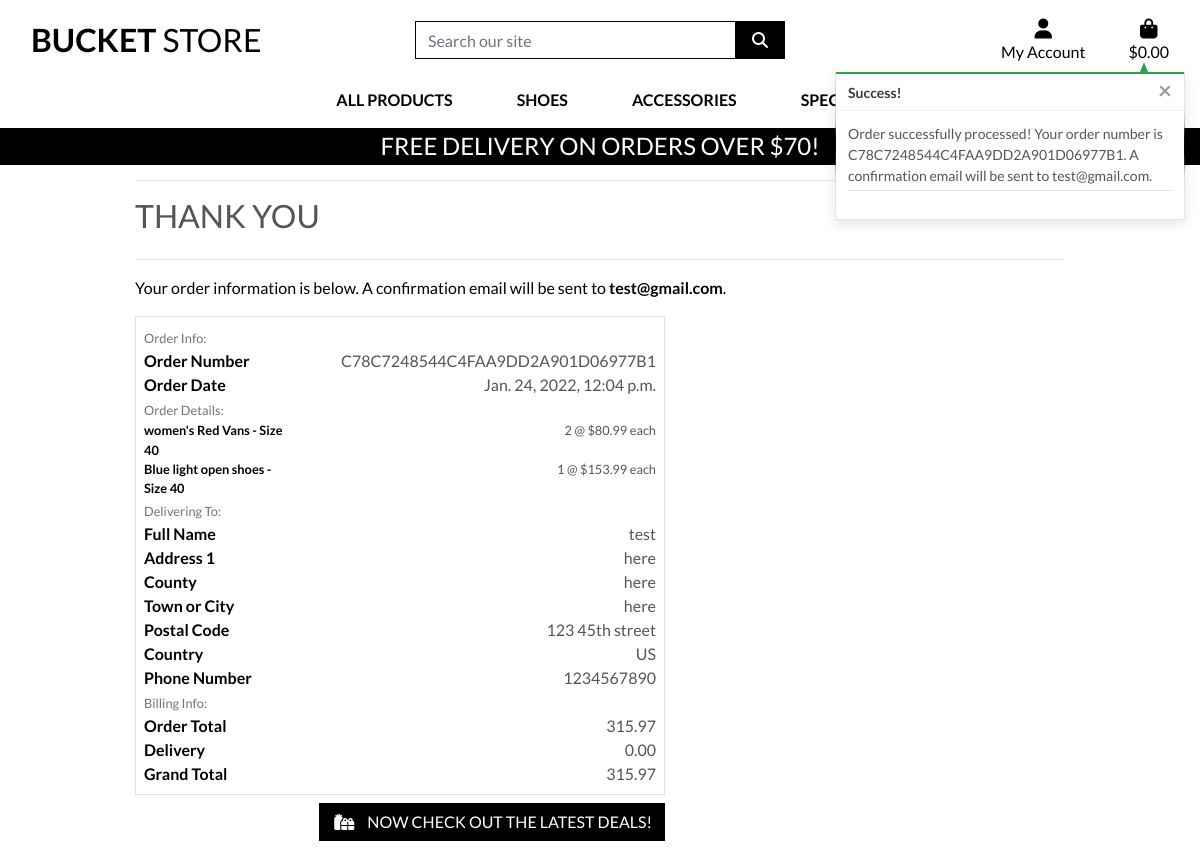
Page /checkout/checkout_success/C78C7248544C4FAA9DD2A901D06977B1 on the committed database.
### checkout/models.py (models this page shows, shortened)
class Order(models.Model):
    order_number = models.CharField(max_length=32, null=False, editable=False)
    user_profile = models.ForeignKey(UserProfile, on_delete=models.SET_NULL,
                                     null=True, blank=True, related_name='orders')
    full_name = models.CharField(max_length=50, null=False, blank=False)
    email = models.EmailField(max_length=254, null=False, blank=False)
    phone_number = models.CharField(max_length=20, null=False, blank=False)
    country = CountryField(blank_label='Country *', null=False, blank=False)
    postcode = models.CharField(max_length=20, null=True, blank=True)
    town_or_city = models.CharField(max_length=40, null=False, blank=False)
    street_address1 = models.CharField(max_length=80, null=False, blank=False)
    street_address2 = models.CharField(max_length=80, null=True, blank=True)
    county = models.CharField(max_length=80, null=True, blank=True)
    date = models.DateTimeField(auto_now_add=True)
    delivery_cost = models.DecimalField(max_digits=6, decimal_places=2, null=False, default=0)
    order_total = models.DecimalField(max_digits=10, decimal_places=2, null=False, default=0)
    grand_total = models.DecimalField(max_digits=10, decimal_places=2, null=False, default=0)
    original_bag = models.TextField(null=False, blank=False, default='')
    stripe_pid = models.CharField(max_length=254, null=False, blank=False, default='')

class OrderLineItem(models.Model):
    order = models.ForeignKey(Order, null=False, blank=False, on_delete=models.CASCADE, related_name='lineitems')
    product = models.ForeignKey(Product, null=False, blank=False, on_delete=models.CASCADE)
    product_size = models.CharField(max_length=2, null=True, blank=True) # XS, S, M, L, XL
    quantity = models.IntegerField(null=False, blank=False, default=0)
    lineitem_total = models.DecimalField(max_digits=6, decimal_places=2, null=False, blank=False, editable=False)

### products/models.py (models this page shows, shortened)
class Product(models.Model):
    category = models.ForeignKey('Category', null=True, blank=True, on_delete=models.SET_NULL)
    sku = models.CharField(max_length=254, null=True, blank=True)
    name = models.CharField(max_length=254)
    description = models.TextField()
    has_sizes = models.BooleanField(default=False, null=True, blank=True)
    price = models.DecimalField(max_digits=6, decimal_places=2)
    rating = models.DecimalField(max_digits=6, decimal_places=2, null=True, blank=True)
    image_url = models.URLField(max_length=1024, null=True, blank=True)
    image = models.ImageField(null=True, blank=True)

### checkout/views.py (the view)
# urls.py: path('checkout_success/<order_number>', views.checkout_success, name='checkout_success'),
def checkout_success(request, order_number):
    save_info = request.session.get('save_info')
    order = get_object_or_404(Order, order_number=order_number)
    messages.success(request, f'Order successfully processed! \
        Your order number is {order_number}. A confirmation \
        email will be sent to {order.email}.')
    if 'bag' in request.session:
        del request.session['bag']
    template = 'checkout/checkout_success.html'
    context = {
        'order': order,
    }
    return render(request, template, context)

### checkout/templates/checkout/checkout_success.html (shortened to what this page needs)
{% extends "base.html" %}
{% load static %}
{% block extra_css %}
    <link rel="stylesheet" href="{% static 'checkout/css/checkout.css' %}">
{% endblock %}
{% block page_header %}
    <div class="container header-container">
    </div>
{% endblock %}
{% block content %}
    <div class="overlay"></div>
    <div class="container">
        <div class="row">
            <div class="col">
                <hr>
                <h2 class="logo-font mb-4">Thank You</h2>
                <hr>
                <p class="text-black">Your order information is below. A confirmation email will be sent to <strong>{{ order.email }}</strong>.</p>
            </div>
        </div>
        <div class="row">
            <div class="col-12 col-lg-7">
                <div class="order-confirmation-wrapper p-2 border">
                    <div class="row">
                        <div class="col">
                            <small class="text-muted">Order Info:</small>
                        </div>
                    </div>
                    <div class="row">
                        <div class="col-12 col-md-4">
                            <p class="mb-0 text-black font-weight-bold">Order Number</p>
                        </div>
                        <div class="col-12 col-md-8 text-md-right">
                            <p class="mb-0">{{ order.order_number }}</p>
                        </div>
                    </div>
                    <div class="row">
                        <div class="col-12 col-md-4">
                            <p class="mb-0 text-black font-weight-bold">Order Date</p>
                        </div>
                        <div class="col-12 col-md-8 text-md-right">
                            <p class="mb-0">{{ order.date }}</p>
                        </div>
                    </div>
                    <div class="row">
                        <div class="col">
                            <small class="text-muted">Order Details:</small>
                        </div>
                    </div>
                    {% for item in order.lineitems.all %}
                    <div class="row">
                        <div class="col-12 col-md-4">
                            <p class="small mb-0 text-black font-weight-bold">
                                {{ item.product.name }}{% if item.product_size %} - Size {{ item.product_size|upper }}{% endif %}
                            </p>
                        </div>
                        <div class="col-12 col-md-8 text-md-right">
                            <p class="small mb-0">{{ item.quantity }} @ ${{ item.product.price }} each</p>
                        </div>
                    </div>
                    {% endfor %}
                    <div class="row">
                        <div class="col">
                            <small class="text-muted">Delivering To:</small>
                        </div>
                    </div>
                    <div class="row">
                        <div class="col-12 col-md-4">
                            <p class="mb-0 text-black font-weight-bold">Full Name</p>
                        </div>
                        <div class="col-12 col-md-8 text-md-right">
                            <p class="mb-0">{{ order.full_name }}</p>
                        </div>
                    </div>
                    <div class="row">
                        <div class="col-12 col-md-4">
                            <p class="mb-0 text-black font-weight-bold">Address 1</p>
                        </div>
                        <div class="col-12 col-md-8 text-md-right">
                            <p class="mb-0">{{ order.street_address1 }}</p>
                        </div>
                    </div>
                    {% if order.county %}
                    <div class="row">
                        <div class="col-12 col-md-4">
                            <p class="mb-0 text-black font-weight-bold">County</p>
                        </div>
                        <div class="col-12 col-md-8 text-md-right">
                            <p class="mb-0">{{ order.county }}</p>
                        </div>
                    </div>
                    {% endif %}
                    <div class="row">
                        <div class="col-12 col-md-4">
                            <p class="mb-0 text-black font-weight-bold">Town or City</p>
                        </div>
                        <div class="col-12 col-md-8 text-md-right">
                            <p class="mb-0">{{ order.town_or_city }}</p>
                        </div>
                    </div>
                    {% if order.postcode %}
                    <div class="row">
                        <div class="col-12 col-md-4">
                            <p class="mb-0 text-black font-weight-bold">Postal Code</p>
                        </div>
                        <div class="col-12 col-md-8 text-md-right">
                            <p class="mb-0">{{ order.postcode }}</p>
                        </div>
                    </div>
                    {% endif %}
                    <div class="row">
                        <div class="col-12 col-md-4">
                            <p class="mb-0 text-black font-weight-bold">Country</p>
                        </div>
                        <div class="col-12 col-md-8 text-md-right">
                            <p class="mb-0">{{ order.country }}</p>
                        </div>
                    </div>
                    <div class="row">
                        <div class="col-12 col-md-4">
                            <p class="mb-0 text-black font-weight-bold">Phone Number</p>
                        </div>
                        <div class="col-12 col-md-8 text-md-right">
                            <p class="mb-0">{{ order.phone_number }}</p>
                        </div>
                    </div>
                    <div class="row">
                        <div class="col">
                            <small class="text-muted">Billing Info:</small>
                        </div>
                    </div>
                    <div class="row">
                        <div class="col-12 col-md-4">
                            <p class="mb-0 text-black font-weight-bold">Order Total</p>
                        </div>
                        <div class="col-12 col-md-8 text-md-right">
                            <p class="mb-0">{{ order.order_total }}</p>
                        </div>
                    </div>
                    <div class="row">
                        <div class="col-12 col-md-4">
                            <p class="mb-0 text-black font-weight-bold">Delivery</p>
                        </div>
                        <div class="col-12 col-md-8 text-md-right">
                            <p class="mb-0">{{ order.delivery_cost }}</p>
                        </div>
                    </div>
                    <div class="row">
                        <div class="col-12 col-md-4">
                            <p class="mb-0 text-black font-weight-bold">Grand Total</p>
                        </div>
                        <div class="col-12 col-md-8 text-md-right">
                            <p class="mb-0">{{ order.grand_total }}</p>
                        </div>
                    </div>
                </div>
            </div>
        </div>
        <div class="row">
			<div class="col-12 col-lg-7 text-right">
				<a href="{% url 'products' %}?category=new_arrivals,deals,clearance" class="btn btn-black rounded-0 my-2">
					<span class="icon mr-2">
						<i class="fas fa-gifts"></i>
					</span>
					<span class="text-uppercase">Now check out the latest deals!</span>
				</a>
			</div>
		</div>
    </div>
{% endblock %}

### rows in the picture
Order: email "test@gmail.com", order_number "C78C7248544C4FAA9DD2A901D06977B1", date "Jan. 24, 2022, 12:04 p.m.", full_name "test", street_address1 "here", county "here", town_or_city "here", postcode "123 45th street", country "US", phone_number "1234567890", order_total "315.97", delivery_cost "0.00", grand_total "315.97"
OrderLineItem: product.name "women's Red Vans", product_size "40", quantity "2", product.price "80.99"
OrderLineItem: product.name "Blue light open shoes", product_size "40", quantity "1", product.price "153.99"

### other values in the picture
{{ free_delivery_threshold }} "70"
{{ message }} "Order successfully processed! Your order number is C78C7248544C4FAA9DD2A901D06977B1. A confirmation email will be sent to test@gmail.com."
